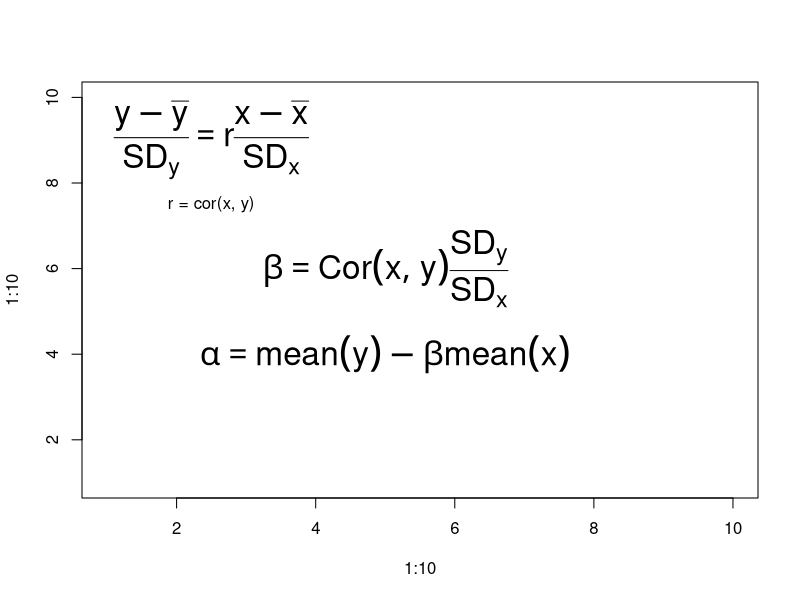

Write R code to recreate this figure. (Note: this script raises an error after producing the figure.)
plot(1:10, 1:10, type = "n"
     , main = )
text(2.5, 9, expression(
  frac(y - bar(y),SD[y]) == r*frac(x - bar(x),SD[x])
  ), cex = 2)
text(2.5, 7.5, "r = cor(x, y)")
text(5, 6, expression(
  beta == Cor(x, y)*frac(SD[y], SD[x])
  ), cex = 2)
text(5, 4, expression(
  alpha == mean(y) - beta * mean(x)
), cex = 2)

data(GaltonFamilies, package = "HistData")
plot(childHeight ~ midparentHeight, GaltonFamilies)

lmod <- lm(childHeight ~ midparentHeight, GaltonFamilies)
coef(lmod)
abline(lmod)

beta <- with(GaltonFamilies, cor(midparentHeight, childHeight) * sd(childHeight) / sd(midparentHeight))
alpha <- with(GaltonFamilies, mean(childHeight) - beta * mean(midparentHeight))

beta1  <- with(GaltonFamilies, sd(childHeight) / sd(midparentHeight))
alpha1 <- with(GaltonFamilies, mean(childHeight) - beta1 * mean(midparentHeight))

plot(childHeight ~ midparentHeight, GaltonFamilies)
with(GaltonFamilies
     , points(mean(midparentHeight)
              , mean(childHeight)
              , cex = 2, pch = 4
              , col = "red"
              , lwd = 4))
abline(alpha, beta, lty = 2, lwd = 2)
abline(alpha1, beta1, lty = 3, lwd = 2
       , col = "blue")
legend("topleft"
       , legend = c("least squares line"
                    , "cor = 1 line")
       , lty = 2:3
       , lwd = 2
       , col = c("black", "blue"))
